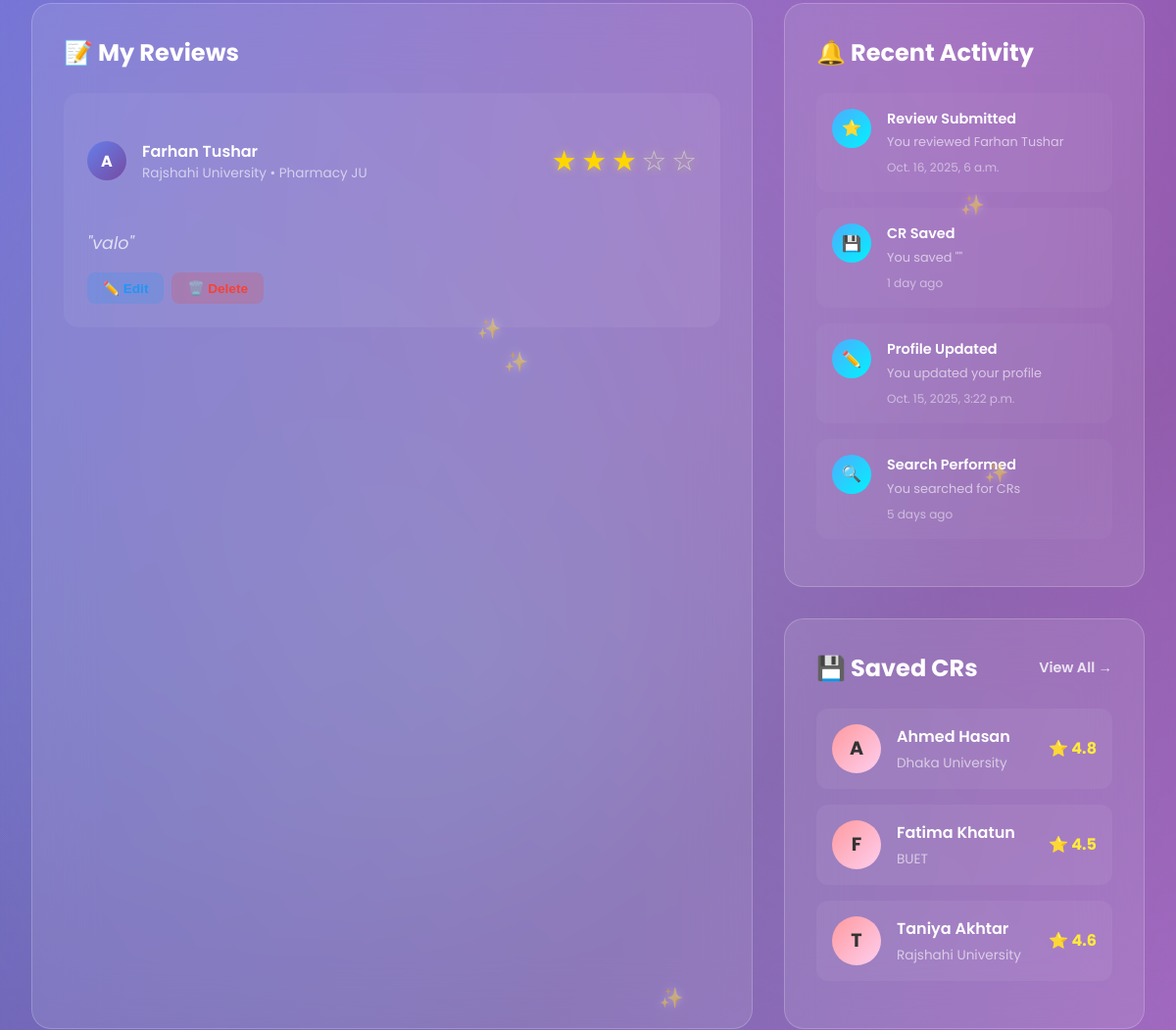
Page /user_dashboard/md-naimur-rahman/ (signed in, middle part) on the earlier database version.
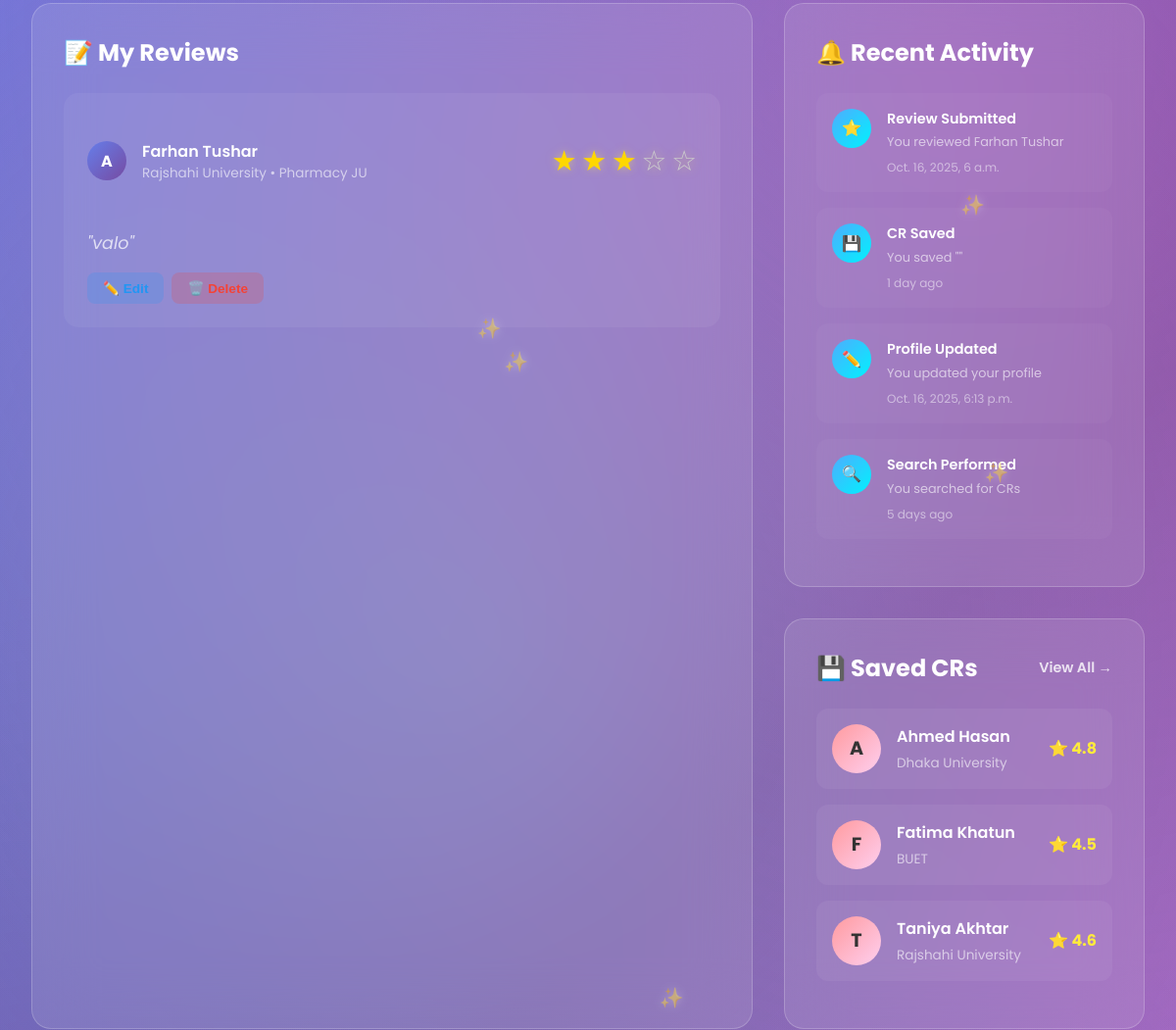
Same page on the later database version.
### userprofile/models.py (models this page shows, shortened)
class User(AbstractBaseUser,PermissionsMixin):
    university=models.ForeignKey(University, on_delete=models.SET_NULL,related_name='university',null=True,blank=True)
    department=models.ForeignKey(Department, on_delete=models.SET_NULL,related_name='department',null=True,blank=True)
    profile_picture=models.ImageField(upload_to=user_profile_picture_path,null=True,blank=True)
    first_name = models.CharField(max_length=50)
    last_name = models.CharField(max_length=50)
    gender = models.CharField(choices=[('M', 'Male'), ('F', 'Female')], max_length=1)
    email = models.EmailField(unique=True)
    phone=models.CharField(max_length=20,null=True,blank=True)
    date_of_birth=models.DateField(null=True,blank=True)
    student_id=models.CharField(max_length=50,unique=True)
    batch=models.CharField(max_length=20,null=True,blank=True)
    section=models.CharField(max_length=20,null=True,blank=True)
    bio=models.TextField(null=True,blank=True)
    facebook_url=models.URLField(null=True,blank=True)
    instagram_url=models.URLField(null=True,blank=True)
    linkedin_url=models.URLField(null=True,blank=True)
    role=models.CharField(max_length=20, default='student')
    slug=models.SlugField(blank=True,unique=True)
    is_active = models.BooleanField(default=True)
    is_staff = models.BooleanField(default=False)
    created_at = models.DateTimeField(auto_now_add=True)
    updated_at = models.DateTimeField(auto_now=True)
    deleted_at = models.DateTimeField(blank=True, null=True)
    USERNAME_FIELD = 'email'
    REQUIRED_FIELDS = ['first_name','last_name']
    objects = CustomUserManager()

### userprofile/views.py (the view)
# urls.py: path('user_dashboard/<str:slug>/',user_dasboard,name="user_dashboard"),
@login_required
def user_dasboard(request,slug):
    user = User.objects.get(email=request.user.email,slug=slug)
    review = Review.objects.filter(user=user).order_by('-created_at')
    last = review.first()
    context = {
        'user':user,
        'review':review,
        'last':last,
    }
    return render(request,'user_profile/user_dashboard.html',context)

### cr/models.py (called while the page is built)
    def __str__(self):
        return self.title

    def __str__(self):
        return self.title

### templates/user_profile/user_dashboard.html (shortened to what the changed rows need)
{% extends 'base.html' %}
{% load static %}
{% block content %}
<div class="dashboard-container">
        <div class="content-grid">
            <div class="dashboard-card">
                <div class="card-header">
                    <h2 class="card-title">📝 My Reviews</h2>
                </div>
            </div>
            <div>
                <div class="dashboard-card" style="margin-bottom: 2rem;">
                    <div class="card-header">
                        <h2 class="card-title">🔔 Recent Activity</h2>
                    </div>
                    <div class="activity-item">
                        <div class="activity-content">
                            <h4>Profile Updated</h4>
                            <p>You updated your profile</p>
                            <div class="activity-time">{{user.updated_at}}</div>
                        </div>
                    </div>
                </div>
                <div class="dashboard-card">
                    <div class="card-header">
                        <h2 class="card-title">💾 Saved CRs</h2>
                    </div>
                </div>
            </div>
        </div>
    </div>
{% endblock content %}

Differences in the rows shown:
changed User: updated_at "Oct. 15, 2025, 3:22 p.m." → "Oct. 16, 2025, 6:13 p.m."
